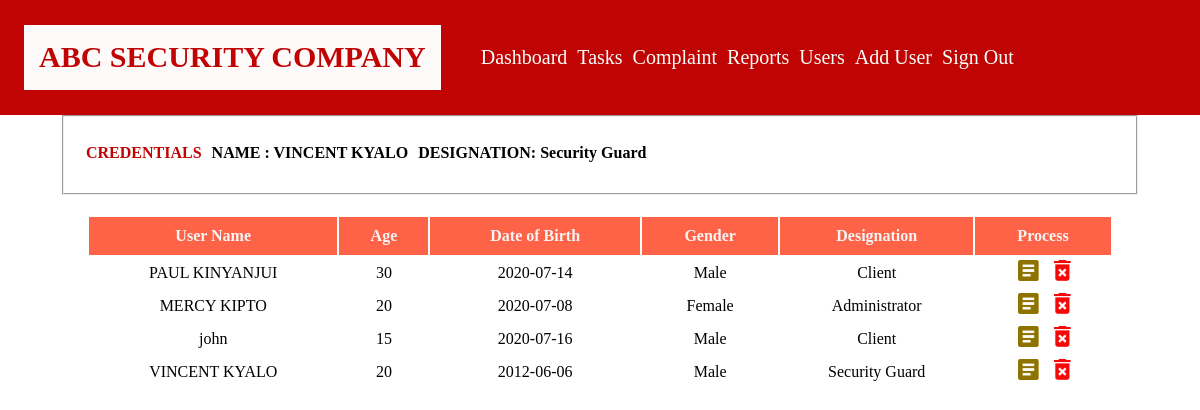
The page /Security/Admin/Users.php (signed in) on the database its author committed.
### tables this page shows
CREATE TABLE `abc_users` (
  `user_id` int(11) NOT NULL,
  `user_name` text NOT NULL,
  `user_age` int(11) NOT NULL,
  `user_DoB` text NOT NULL,
  `user_gender` text NOT NULL,
  `user_designation` varchar(200) NOT NULL,
  `user_password` text NOT NULL
);

### Security/Database/users.php (called while the page is built, shortened)
<?php
require_once('dbconfig.php');
$query_get = mysqli_query($conn,"SELECT * FROM abc_users");
?>

### Security/Admin/Users.php (the view, shortened to what this page needs)
<?php  require_once('../Database/users.php');?>
<?php  require_once('header.php');?>
<section>
    <div class="container">
        <div class="user-table">
 <table>
		<thead>
          <tr">
            <th>User Name</th>
            <th>Age</th>
            <th>Date of Birth</th>
            <th>Gender</th>
            <th>Designation</th>
            <th >Process</th>
         </thead>
        <tbody>
        <?php
        while($data = mysqli_fetch_assoc($query_get )){
        ?>
            <tr  >
                <td><?php echo $data["user_name"] ?></td>
                <td><?php echo $data["user_age"] ?></td>
                <td><?php echo $data["user_DoB"] ?></td>
                <td><?php echo $data["user_gender"] ?></td>
                <td><?php echo $data["user_designation"] ?></td>
                <td>
                <div class="buttons">
                <a href="Edit.php?<?php echo md5('update') ?>=<?php echo $data["user_id"] ?>"> <img src="../../libraries/controls/article-24px.png" alt="create" > </a>
                <a href="?<?php echo md5('erase') ?>=<?php echo $data["user_id"] ?>"> <img src="../../libraries/controls/delete_forever-black-18dp.png" alt="create" > </a>
                </div>
                </td>
            </tr>
            <?php
        }
            ?>
        </tbody>
</table>
        </div>
    </div>
</section>
<?php  require_once('footer.php');?>

### Security/Admin/header.php (shortened to what this page needs)
<!DOCTYPE html>
<html lang="en">
<head>
    <link rel="stylesheet" href="../../styles/decoration.css">
</head>
<body>
    <section class="bg-dash">
    <div class="header">
    <h1 class="title">ABC SECURITY COMPANY </h1>
    <div class="links">
        <ul>
            <li><a href="./DashBoard.php">Dashboard</a></li>
            <li><a href="./Tasks.php">Tasks</a></li>
            <li><a href="./Complaint.php">Complaint</a></li>
            <li><a href="./Reports.php">Reports</a></li>
            <li><a href="./Users.php">Users</a></li>
            <li><a href="./Registration.php">Add User</a></li>
            <li><a href="./signout.php">Sign Out</a></li>
        </ul>
    </div>
    </div>
    </section>
<section>
<div class="container">
<div class="logins">
 <fieldset>
   <div class="credential">
   <h4 class="txt-red">CREDENTIALS </h4>
       <h4>NAME : <?php echo  $_SESSION["name"]; ?></h4>
       <h4>DESIGNATION: <?php echo  $_SESSION["DESIGNATION"]; ?></h4>
   </div>
</fieldset>
</div>
 </div>
</section>

### Security/Admin/footer.php
</body>
</html>

### styles/decoration.css (style rules this page uses)
body { padding: 0px; margin: 0px; }
.container { width: 90%; margin: auto; }
.header { display: flex; }
.bg-dash { background-color: rgb(192, 3, 3); }
.links { padding: 20px; display: flex; }
.links ul { padding: 10px; list-style: none; display: flex; }
.links ul li { padding-left: 10px; color: mintcream; }
.links ul li a { text-decoration: none; font-size: 20px; color: mintcream; }
.title { margin-left: 2%; background-color: snow; font-size: 30px; padding: 15px; color: rgb(192, 3, 3); }
.credential { display: inline-flex; }
.credential h4 { padding-left: 10px; }
.txt-red { color: rgb(192, 3, 3); }
.user-table { padding: 20px; width: 95%; margin: auto; }
.user-table table { width: 100%; }
.user-table table thead { background-color: tomato; color: whitesmoke; padding: 20px; }
.user-table table thead tr th { padding: 10px; }
.user-table table tbody { text-align: center; }
.buttons a { padding-left: 5px; text-decoration: none; }
.buttons a img { width: 25px; height: 25px; }

### rows shown on the page
abc_users: user_name "PAUL KINYANJUI", user_age "30", user_DoB "2020-07-14", user_gender "Male", user_designation "Client"
abc_users: user_name "MERCY KIPTO", user_age "20", user_DoB "2020-07-08", user_gender "Female", user_designation "Administrator"
abc_users: user_name "john", user_age "15", user_DoB "2020-07-16", user_gender "Male", user_designation "Client"
abc_users: user_name "VINCENT KYALO", user_age "20", user_DoB "2012-06-06", user_gender "Male", user_designation "Security Guard"

### other values the page prints
$_SESSION["name"] "VINCENT KYALO"
$_SESSION["DESIGNATION"] "Security Guard"
